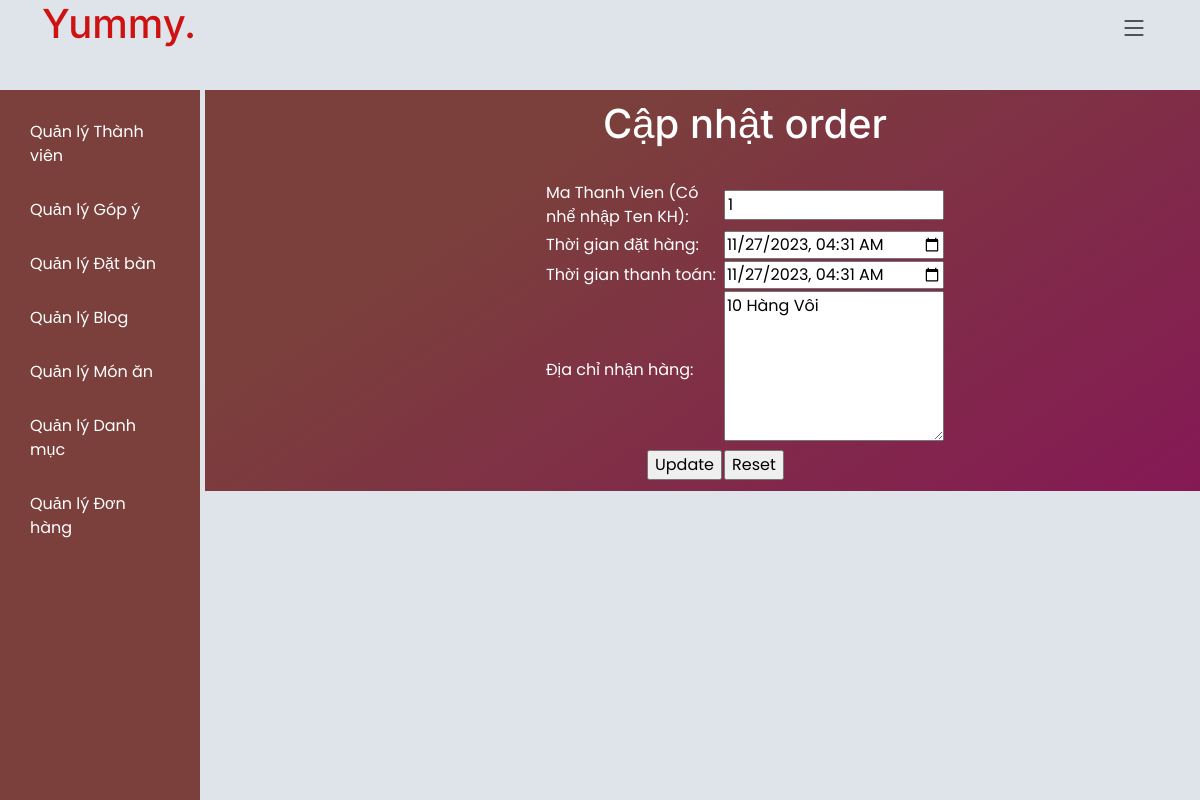
The page /admin/admin_home.php?page=admin_orders_edit&madh=2 (signed in) on the database its author committed.
### tables this page shows
CREATE TABLE `donhang` (
  `MaDonHang` int(11) NOT NULL,
  `MaThanhVien` int(11) NOT NULL,
  `ThoiGianDatHang` datetime NOT NULL,
  `ThoiGianThanhToan` datetime NOT NULL,
  `DiaChiNhanHang` varchar(255) NOT NULL
);

CREATE TABLE `thanhvien` (
  `MaThanhVien` int(11) NOT NULL,
  `TenDangNhap` varchar(20) NOT NULL,
  `MatKhau` varchar(20) NOT NULL,
  `HoTen` varchar(255) NOT NULL,
  `DiaChi` varchar(255) NOT NULL,
  `SDT` varchar(10) NOT NULL,
  `Email` varchar(255) NOT NULL
);

### admin/admin_orders_edit.php (the view, shortened to what this page needs)
<?php
require_once("../components/connection.php");
	$madh = $_GET["madh"];
	$sql = "SELECT * FROM donhang
	JOIN thanhvien ON donhang.MaThanhVien = thanhvien.MaThanhVien
	WHERE MaDonHang = $madh";
	$result = $conn->query($sql);
	$row = $result->fetch_assoc();
?>
<!DOCTYPE html>
<html lang="en">
<head>
</head>
<body>
<h1 align=center>Cập nhật order</h1>
		<br>
        <form method=POST action="admin_orders_edit_action.php?madh=<?php echo $madh; ?>">
			<table border=0 align=center width=400>
				<tr>
					<td>Ma Thanh Vien (Có nhể nhập Ten KH):</td>
					<td><input style="width:220px" type=text value="<?php echo $row["MaThanhVien"];?>" name=txtMaThanhVien></td>
				</tr>
				<tr>
					<td>Thời gian đặt hàng:</td>
                    <td><input type=datetime-local  style="width:220px" value="<?php echo $row["ThoiGianDatHang"];?>" name=txtThoiGianDatHang></td>
				</tr>
                <tr>
					<td>Thời gian thanh toán:</td>
                    <td><input type=datetime-local  style="width:220px" value="<?php echo $row["ThoiGianThanhToan"];?>" name=txtThoiGianThanhToan></td>
				</tr>
				<tr>
					<td>Địa chỉ nhận hàng:</td>
					<td><textarea cols=20 style="width:220px" rows=6 name=taDiaChiNhanHang value= ><?php echo $row["DiaChiNhanHang"];?></textarea></td>
				</tr>
				<tr>
					<td align=right><input type=submit value="Update"></td>
					<td><input type=reset value="Reset">
				</tr>
			</table>
		</form>
</body>
</html>

### assets/css/main.css (style rules this page uses)
:root { --font-default: "Open Sans", system-ui, -apple-system, "Segoe UI", Roboto, "Helvetica Neue", Arial, "Noto Sans", "Liberation Sans", sans-serif, "Apple Color Emoji", "Segoe UI Emoji", "Segoe UI Symbol", "Noto Color Emoji"; --font-primary: "Amatic SC", sans-serif; --font-secondary: "Inter", sans-serif; }
:root { --color-default: #212529; --color-primary: #ce1212; --color-secondary: #37373f; }
:root { scroll-behavior: smooth; }
body { font-family: var(--font-default); color: var(--color-default); }
h1, h2, h3, h4, h5, h6 { font-family: var(--font-secondary); }

### admin/admin_home.php (style rules this page uses)
body { font-family: Poppins, sans-serif; display: flex; background-color: #dee4ea; margin: 0; }

### rows shown on the page
donhang: txtMaThanhVien "1", txtThoiGianDatHang "11/27/2023 04:31", txtThoiGianThanhToan "11/27/2023 04:31", taDiaChiNhanHang "10 Hàng Vôi"
